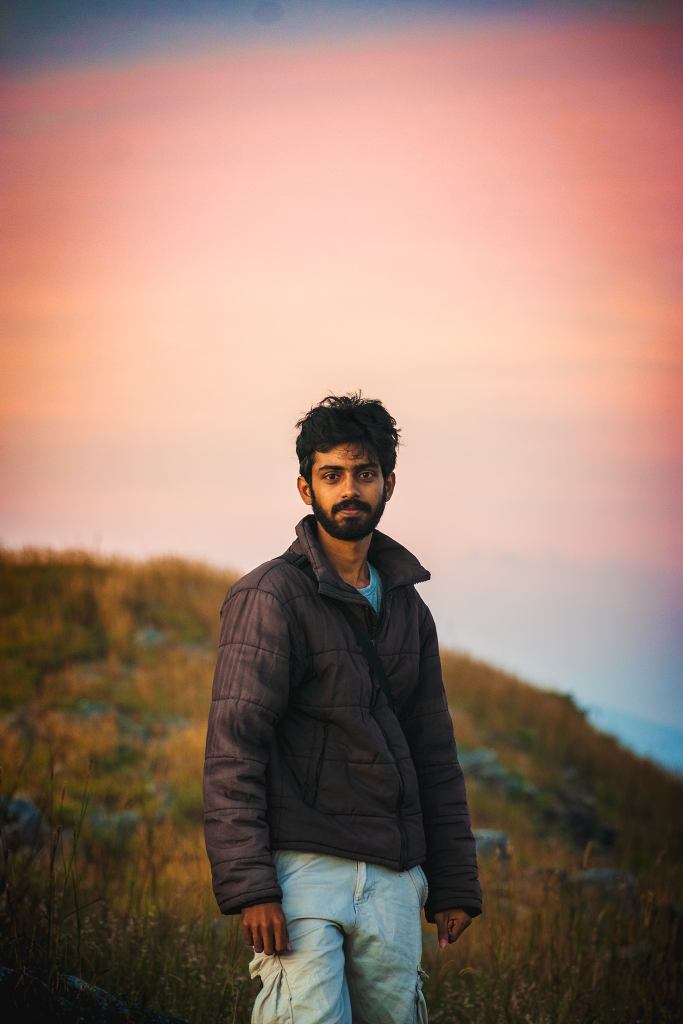
#> input picture app/statics/uploads/registration/img11.jpg, 1365 x 2048 px (shown at 1/2 size)
$ python -i faceDetector.py   (imports and definitions only)
#> lines starting #> are read from the running program, lines starting #| are printed output that depends on the picture; after the words box and inside, x2 and y2 are one past the last pixel; in counts of white or black regions, pixels touching at a corner belong together
import cv2
import numpy as np
import os

def detectFace(imgPath):
        #workingDir = os.getcwd()
        #imgPath = workingDir+"../uploads/registration/"+"img"+str(user_id)+".jpg"
#> called with imgPath = '../uploads/registration/img11.jpg'
        faceDetect = cv2.CascadeClassifier("haarcascade_frontalface_default.xml");
        image = cv2.imread(imgPath)
#> image is the input picture: shape (2048, 1365, 3); mean B, G, R 111.6, 124.7, 155.4
        gray = cv2.cvtColor(image, cv2.COLOR_BGR2GRAY)
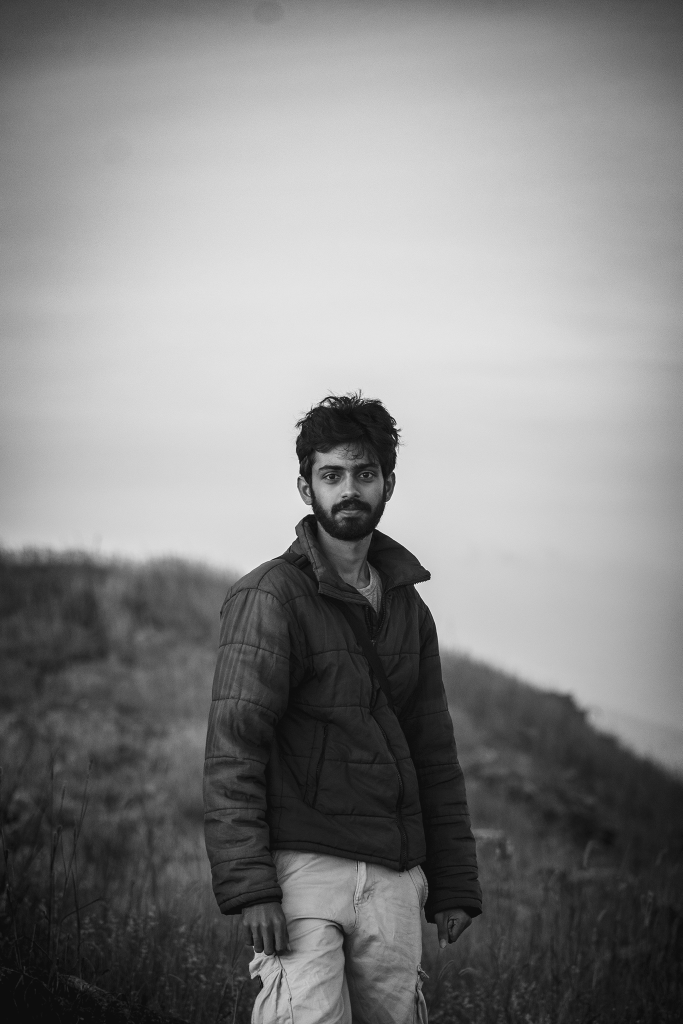
#> gray: shape (2048, 1365) (shown at 1/2 size); min 11, max 255, mean 132.4

        # Detect faces in the image
        faces = faceDetect.detectMultiScale(
                gray,
                scaleFactor=1.05,
                minNeighbors=5,
                minSize=(100, 100)
        )
#> faces = [[599, 873, 198, 198], [281, 1659, 164, 164], [63, 1259, 408, 408]]

        print("{0} face in the image".format(len(faces)))
#| 3 face in the image

        if (len(faces)==0):
                print("no faces found")
                return False
        else:
                # Draw a rectangle
                for (x, y, w, h) in faces:
                        cv2.rectangle(image, (x, y), (x+w, y+h), (0, 255, 0), 2)
#> this loop made 3 passes
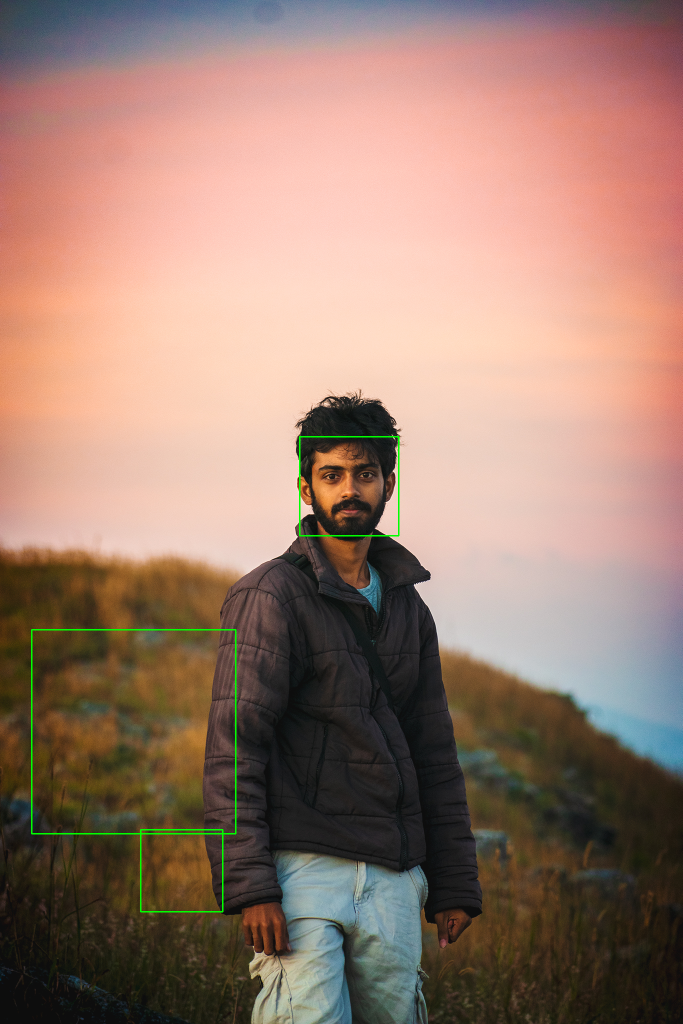
#> image: shape (2048, 1365, 3) (shown at 1/2 size); 0.33% of pixels changed, all inside (x1, y1, x2, y2) = (62, 872, 799, 1825)

                size = image.shape
#> size = (2048, 1365, 3)
                height = size[0]
#> height = 2048
                if (height > 500):
                        factor = 500.0/height
#> factor = 0.244
                        image = cv2.resize(image, None, fx=factor, fy=factor)
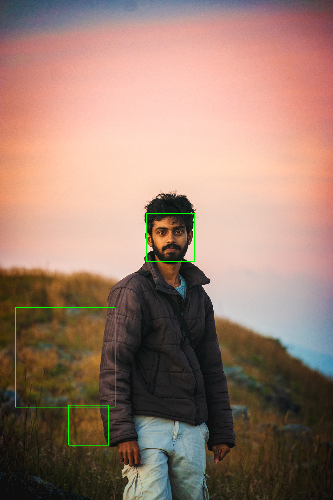
#> image: shape (500, 333, 3); mean B, G, R 111.4, 125.3, 154.9
                print(image.shape)
#| (500, 333, 3)
                cv2.imshow("Faces found", image)
                cv2.waitKey(0)
                return faces
a = """workingDir = os.getcwd()
print(workingDir)
os.chdir('..')
print(os.getcwd())
workingDir = os.getcwd()
path = os.path.join(workingDir, 'uploads','registration', 'img3.jpg')
print(path)
workingDir = os.getcwd()
detectFace(path)"""

>>> result = detectFace('../uploads/registration/img11.jpg')
#> result has the same summary as faces in detectFace

$ run again, on app/statics/uploads/registration/img12.jpg
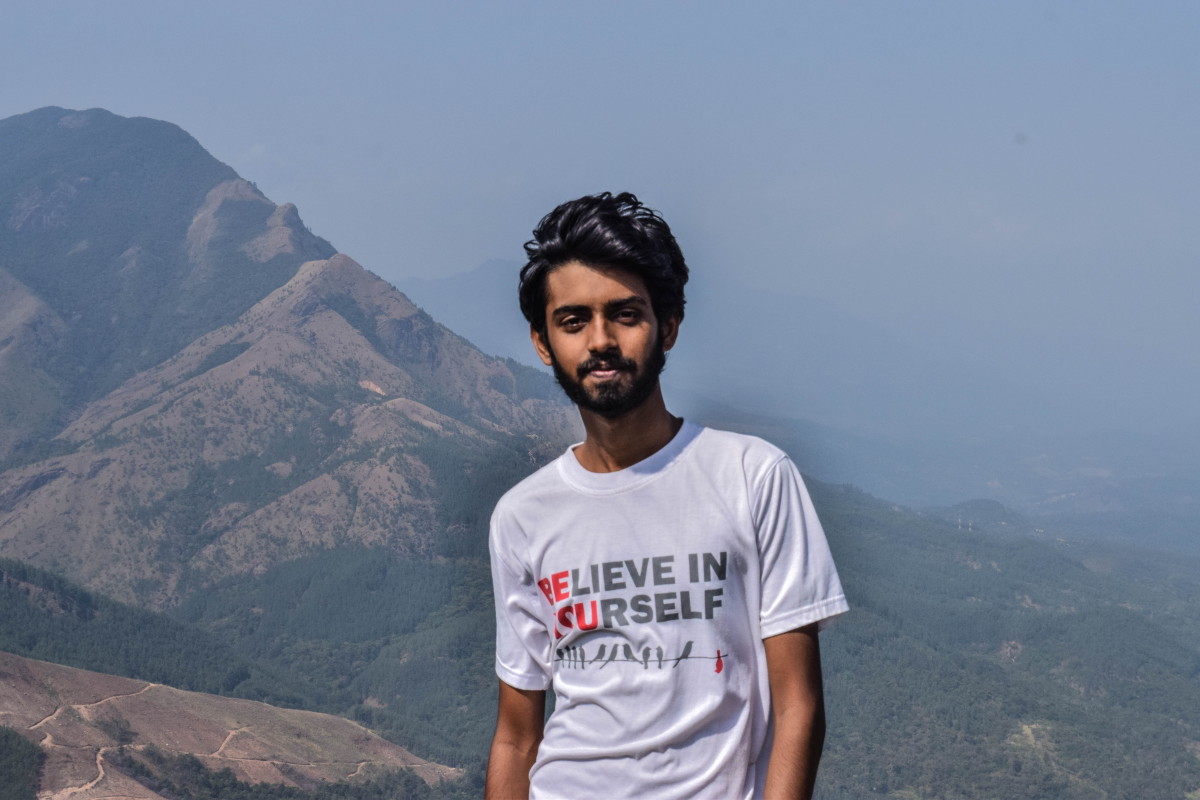
#> input picture app/statics/uploads/registration/img12.jpg, 6000 x 4000 px (shown at 1/5 size)
#> in detectFace, image is the input picture: shape (4000, 6000, 3); mean B, G, R 149.4, 129.7, 119.3
#> in detectFace, `gray = cv2.cvtColor(image, cv2.COLOR_BGR2GRAY)`:
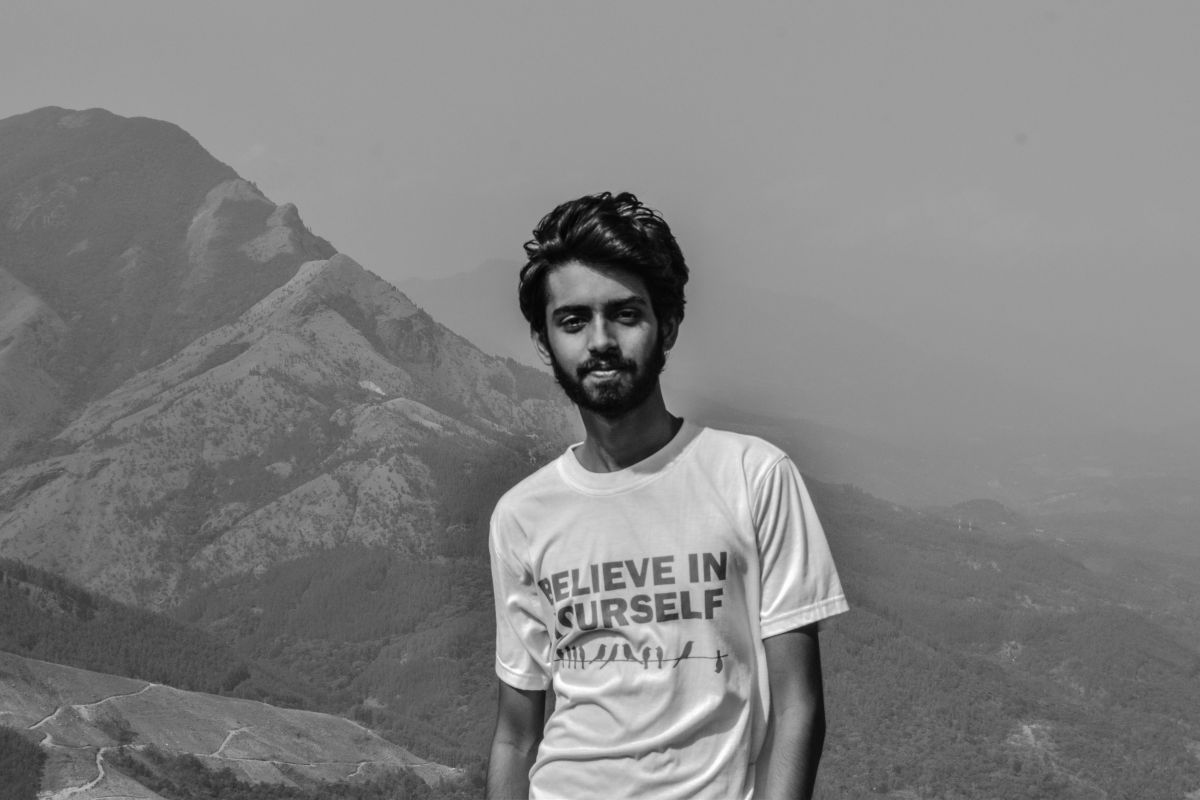
#> gray: shape (4000, 6000) (shown at 1/5 size); min 1, max 255, mean 128.8
#> faces = [[3841, 3777, 124, 124], [4067, 3860, 128, 128], [2989, 2768, 163, 163], [3498, 2905, 161, 161], [3251, 2920, 169, 169], [2599, 1273, 802, 802]]
#| 6 face in the image
#> the loop in detectFace, `for (x, y, w, h) in faces:` made 6 passes
#> in detectFace, `image = cv2.resize(image, None, fx=factor, fy=factor)`:
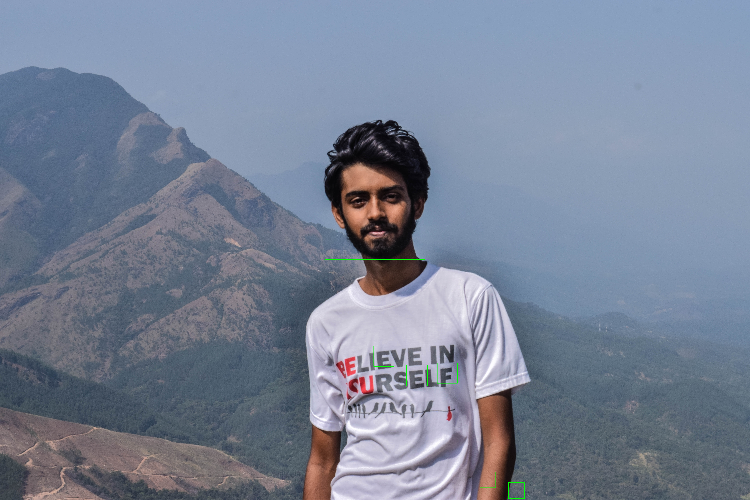
#> image: shape (500, 750, 3); mean B, G, R 149.6, 130, 119.5
#| (500, 750, 3)
#> result has the same summary as faces in detectFace
